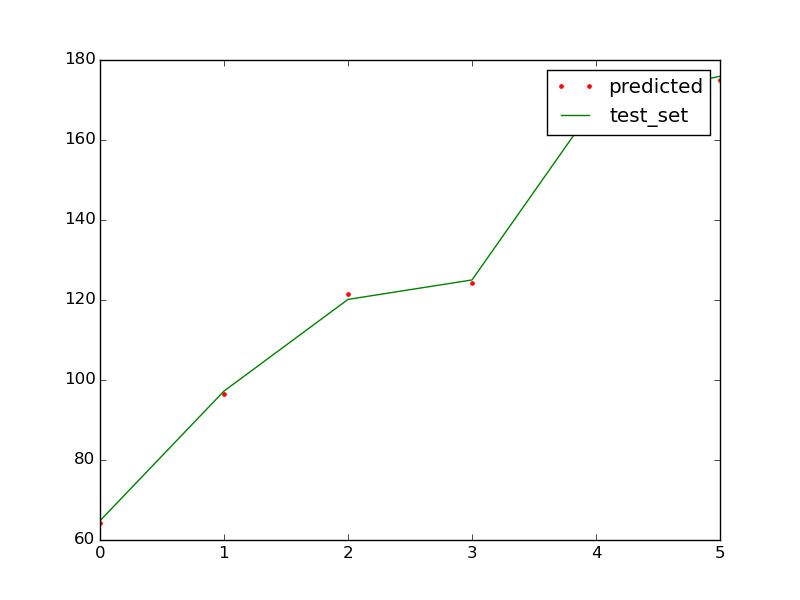

This figure's Python source:
from sklearn import linear_model
import csv
import numpy as np
import matplotlib.pyplot as plt

def process_chunk(chuk):

    training_set_feature_list = []
    training_set_label_list = []
    test_set_feature_list = []
    test_set_label_list = []
    count = 1
    # to divide into training & test
    chuk = map(lambda x: x[2:], chuk)
    chunk = np.array(chuk,dtype = np.float)
    ########## Testing dataset ########################################
    test_set_feature_list = chunk[30:,3:5]
    test_set_label_list = chunk[30:,2]

    ########## Training dataset ########################################
    training_set_feature_list = chunk[:30,3:5]
    training_set_label_list = chunk[:30, 2]

    # Create linear regression object
    regr = linear_model.LinearRegression()
    # Train the model using the training sets
    regr.fit(training_set_feature_list, training_set_label_list)

    predictedTestSet = regr.predict(test_set_feature_list)

     # The coefficients
    print 'Coefficients: {}'.format(regr.coef_)
    # The mean square error
    print 'Residual sum of squares: %.2f' % np.mean(predictedTestSet - test_set_label_list) ** 2
    # Explained variance score: 1 is perfect prediction
    print 'Variance score: %.2f' % regr.score( test_set_feature_list, test_set_label_list)
    X = [x for (y,x) in sorted(zip(test_set_label_list, predictedTestSet))]
    Y = [y for (y,x) in sorted(zip(test_set_label_list, predictedTestSet))]
    plt.plot(range(len(X)),X , 'r.', label='predicted')    
    plt.plot(range(len(Y)),Y , 'g-',label='test_set')    
    plt.legend()
    plt.show()
    return predictedTestSet


# Load and parse the data
file_read = open('file1.csv', 'r')

reader = csv.reader(file_read)

chunk, chunksize = [], 12

for i, line in enumerate(reader):
    if ( i > 0):
        chunk.append(line)

predictedSet = process_chunk(chunk)
print predictedSet
